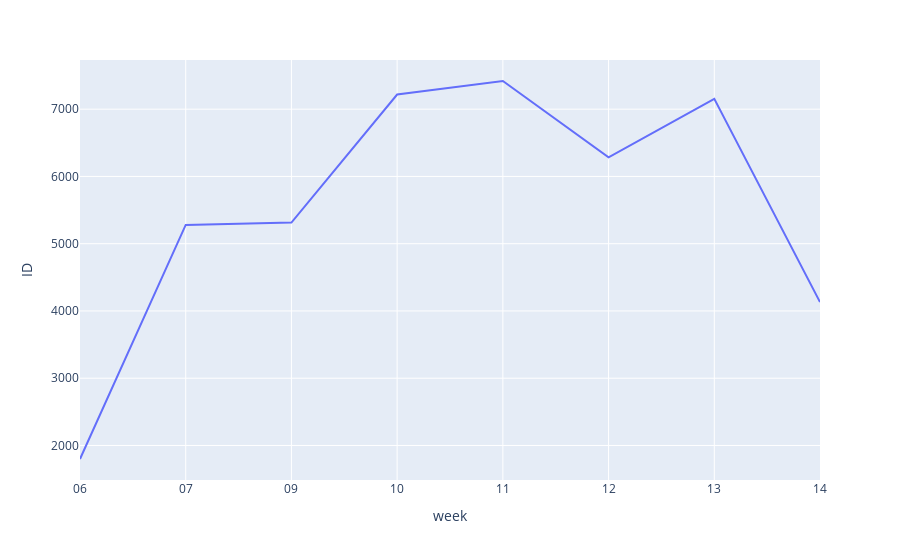

Notebook source saved alongside this figure:
### Code cell
df['week'] = df['Order_Date'].dt.strftime('%U')
df1['week'] = df['week']
cols = ['ID', 'week']
df_aux = df1.loc[:, cols].groupby('week').count().reset_index()
px.line(df_aux, x='week', y='ID')

### Figure 1 — Plotly figure (JSON) as saved in the notebook; plotly's stock layout.template omitted (floating-point values rounded to 4 significant figures)
{"data": [{"hovertemplate": "week=%{x}<br>ID=%{y}<extra></extra>", "legendgroup": "", "line": {"color": "#636efa", "dash": "solid"}, "marker": {"symbol": "circle"}, "mode": "lines", "name": "", "orientation": "v", "showlegend": false, "type": "scatter", "x": ["06", "07", "09", "10", "11", "12", "13", "14"], "xaxis": "x", "y": [1799, 5279, 5314, 7218, 7419, 6284, 7155, 4132], "yaxis": "y"}], "layout": {"legend": {"tracegroupgap": 0}, "margin": {"t": 60}, "xaxis": {"anchor": "y", "domain": [0, 1], "title": {"text": "week"}}, "yaxis": {"anchor": "x", "domain": [0, 1], "title": {"text": "ID"}}}}
